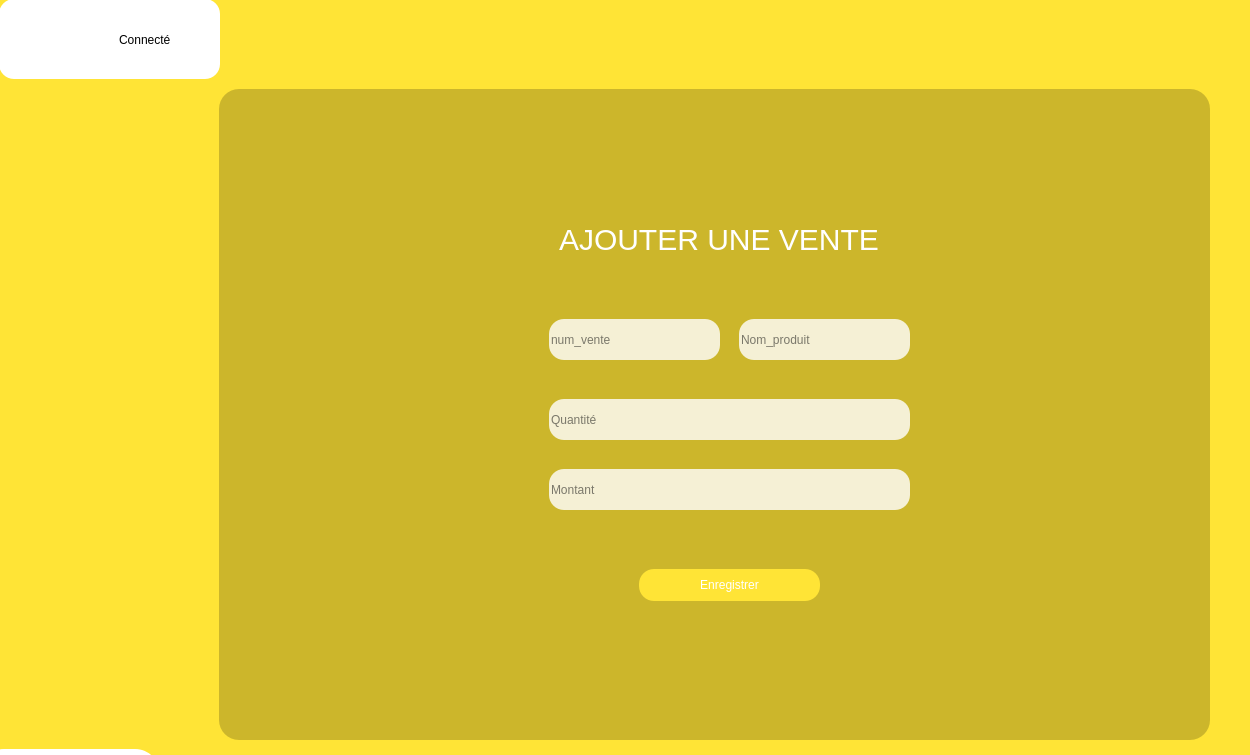
<?xml version="1.0" encoding="UTF-8"?>
<ui version="4.0">
 <class>AjouterVente</class>
 <widget class="QMainWindow" name="AjouterVente">
  <property name="geometry">
   <rect>
    <x>0</x>
    <y>0</y>
    <width>1250</width>
    <height>755</height>
   </rect>
  </property>
  <property name="windowTitle">
   <string>MainWindow</string>
  </property>
  <widget class="QWidget" name="centralwidget">
   <widget class="QFrame" name="frame">
    <property name="geometry">
     <rect>
      <x>-1</x>
      <y>-1</y>
      <width>1281</width>
      <height>801</height>
     </rect>
    </property>
    <property name="styleSheet">
     <string notr="true">background-color: rgb(255,228,54)</string>
    </property>
    <property name="frameShape">
     <enum>QFrame::StyledPanel</enum>
    </property>
    <property name="frameShadow">
     <enum>QFrame::Raised</enum>
    </property>
    <widget class="QFrame" name="frame_haut">
     <property name="geometry">
      <rect>
       <x>0</x>
       <y>0</y>
       <width>1271</width>
       <height>71</height>
      </rect>
     </property>
     <property name="styleSheet">
      <string notr="true">border:none</string>
     </property>
     <property name="frameShape">
      <enum>QFrame::StyledPanel</enum>
     </property>
     <property name="frameShadow">
      <enum>QFrame::Raised</enum>
     </property>
     <widget class="QPushButton" name="pushButton">
      <property name="geometry">
       <rect>
        <x>1120</x>
        <y>0</y>
        <width>113</width>
        <height>81</height>
       </rect>
      </property>
      <property name="text">
       <string/>
      </property>
      <property name="icon">
       <iconset>
        <normaloff>../fermerIcon-removebg-preview.png</normaloff>../fermerIcon-removebg-preview.png</iconset>
      </property>
      <property name="iconSize">
       <size>
        <width>60</width>
        <height>80</height>
       </size>
      </property>
     </widget>
     <widget class="QPushButton" name="pushButton_2">
      <property name="geometry">
       <rect>
        <x>1010</x>
        <y>0</y>
        <width>113</width>
        <height>81</height>
       </rect>
      </property>
      <property name="text">
       <string/>
      </property>
      <property name="icon">
       <iconset>
        <normaloff>../pngtree-fullscreen--icon-in-trendy-style-isolated-background-png-image_1566064-removebg-preview.png</normaloff>../pngtree-fullscreen--icon-in-trendy-style-isolated-background-png-image_1566064-removebg-preview.png</iconset>
      </property>
      <property name="iconSize">
       <size>
        <width>60</width>
        <height>80</height>
       </size>
      </property>
     </widget>
     <widget class="QPushButton" name="pushButton_3">
      <property name="geometry">
       <rect>
        <x>880</x>
        <y>0</y>
        <width>113</width>
        <height>81</height>
       </rect>
      </property>
      <property name="styleSheet">
       <string notr="true"/>
      </property>
      <property name="text">
       <string/>
      </property>
      <property name="icon">
       <iconset>
        <normaloff>../red-removebg-preview.png</normaloff>../red-removebg-preview.png</iconset>
      </property>
      <property name="iconSize">
       <size>
        <width>60</width>
        <height>80</height>
       </size>
      </property>
     </widget>
    </widget>
    <widget class="QFrame" name="frame_3">
     <property name="geometry">
      <rect>
       <x>220</x>
       <y>90</y>
       <width>991</width>
       <height>651</height>
      </rect>
     </property>
     <property name="styleSheet">
      <string notr="true">background-color:rgba(0,0,0,0.2);
border-radius:20px;
</string>
     </property>
     <property name="frameShape">
      <enum>QFrame::StyledPanel</enum>
     </property>
     <property name="frameShadow">
      <enum>QFrame::Raised</enum>
     </property>
     <widget class="QPushButton" name="pushButton_11">
      <property name="geometry">
       <rect>
        <x>420</x>
        <y>480</y>
        <width>181</width>
        <height>32</height>
       </rect>
      </property>
      <property name="styleSheet">
       <string notr="true">QPushButton{
background-color:#FFE436;
border-top-left-radius:20px;
border-bottom-left-radius:20px;
color:rgb(255,255,255);
font:77 21pt &quot;metropolis&quot;;
border-radius:15px


}
QPushButton:hover{
background-color:white;
border-radius:15px;
color:rgb(0,0,0);
font:77 18pt &quot;metropolis&quot;;


}
</string>
      </property>
      <property name="text">
       <string>Enregistrer</string>
      </property>
     </widget>
     <widget class="QLabel" name="label_12">
      <property name="geometry">
       <rect>
        <x>340</x>
        <y>130</y>
        <width>361</width>
        <height>41</height>
       </rect>
      </property>
      <property name="styleSheet">
       <string notr="true">background-color:none;
border:none;
font:90 30pt &quot;metropolis&quot;;
font-size:30px;
color:white</string>
      </property>
      <property name="text">
       <string>AJOUTER UNE VENTE</string>
      </property>
     </widget>
     <widget class="QLineEdit" name="lineEdit_19">
      <property name="geometry">
       <rect>
        <x>330</x>
        <y>310</y>
        <width>361</width>
        <height>41</height>
       </rect>
      </property>
      <property name="styleSheet">
       <string notr="true">border-radius:15px;
color:black;
background-color:rgba(255,255,255,0.8)

</string>
      </property>
      <property name="placeholderText">
       <string>Quantité</string>
      </property>
     </widget>
     <widget class="QLineEdit" name="lineEdit_18">
      <property name="geometry">
       <rect>
        <x>520</x>
        <y>230</y>
        <width>171</width>
        <height>41</height>
       </rect>
      </property>
      <property name="styleSheet">
       <string notr="true">border-radius:15px;
color:black;
background-color:rgba(255,255,255,0.8)

</string>
      </property>
      <property name="placeholderText">
       <string>Nom_produit</string>
      </property>
     </widget>
     <widget class="QLineEdit" name="lineEdit_17">
      <property name="geometry">
       <rect>
        <x>330</x>
        <y>230</y>
        <width>171</width>
        <height>41</height>
       </rect>
      </property>
      <property name="styleSheet">
       <string notr="true">border-radius:15px;
color:black;
background-color:rgba(255,255,255,0.8)

</string>
      </property>
      <property name="placeholderText">
       <string>num_vente</string>
      </property>
     </widget>
     <widget class="QLineEdit" name="lineEdit_20">
      <property name="geometry">
       <rect>
        <x>330</x>
        <y>380</y>
        <width>361</width>
        <height>41</height>
       </rect>
      </property>
      <property name="styleSheet">
       <string notr="true">border-radius:15px;
color:black;
background-color:rgba(255,255,255,0.8)

</string>
      </property>
      <property name="placeholderText">
       <string>Montant</string>
      </property>
     </widget>
    </widget>
    <widget class="QPushButton" name="pushButton_20">
     <property name="geometry">
      <rect>
       <x>-20</x>
       <y>750</y>
       <width>181</width>
       <height>51</height>
      </rect>
     </property>
     <property name="styleSheet">
      <string notr="true">background-color:white;
color:black;
border-radius:25px;
font:90 18pt &quot;metropolis&quot;;</string>
     </property>
     <property name="text">
      <string>Retour</string>
     </property>
    </widget>
    <widget class="QWidget" name="widget_9" native="true">
     <property name="geometry">
      <rect>
       <x>0</x>
       <y>0</y>
       <width>221</width>
       <height>80</height>
      </rect>
     </property>
     <property name="styleSheet">
      <string notr="true">background-color:white;
border:none;
border-radius:15px
</string>
     </property>
     <widget class="QLabel" name="label_32">
      <property name="geometry">
       <rect>
        <x>120</x>
        <y>20</y>
        <width>101</width>
        <height>41</height>
       </rect>
      </property>
      <property name="styleSheet">
       <string notr="true">border:none;
font:90 18pt &quot;metropolis&quot;;
color:black</string>
      </property>
      <property name="text">
       <string>Connecté</string>
      </property>
     </widget>
     <widget class="QPushButton" name="pushButton_12">
      <property name="geometry">
       <rect>
        <x>10</x>
        <y>0</y>
        <width>111</width>
        <height>61</height>
       </rect>
      </property>
      <property name="styleSheet">
       <string notr="true">QPushButton{
background-color:none;
border-top-left-radius:20px;
border-bottom-left-radius:20px;
color:rgb(0,0,0);
font:77 10pt &quot;metropolis&quot;;
font-size:14px;

}
QPushButton:hover{
background-color:white;
border-top-left-radius:20px;
border-bottom-left-radius:20px;
color:rgb(0,0,0);
font:77 10pt &quot;metropolis&quot;;
font-size:13px;

}


</string>
      </property>
      <property name="text">
       <string/>
      </property>
      <property name="icon">
       <iconset>
        <normaloff>../compte-removebg-preview.png</normaloff>../compte-removebg-preview.png</iconset>
      </property>
      <property name="iconSize">
       <size>
        <width>120</width>
        <height>110</height>
       </size>
      </property>
     </widget>
    </widget>
   </widget>
  </widget>
 </widget>
 <resources>
  <include location="../res.qrc"/>
 </resources>
 <connections/>
</ui>
